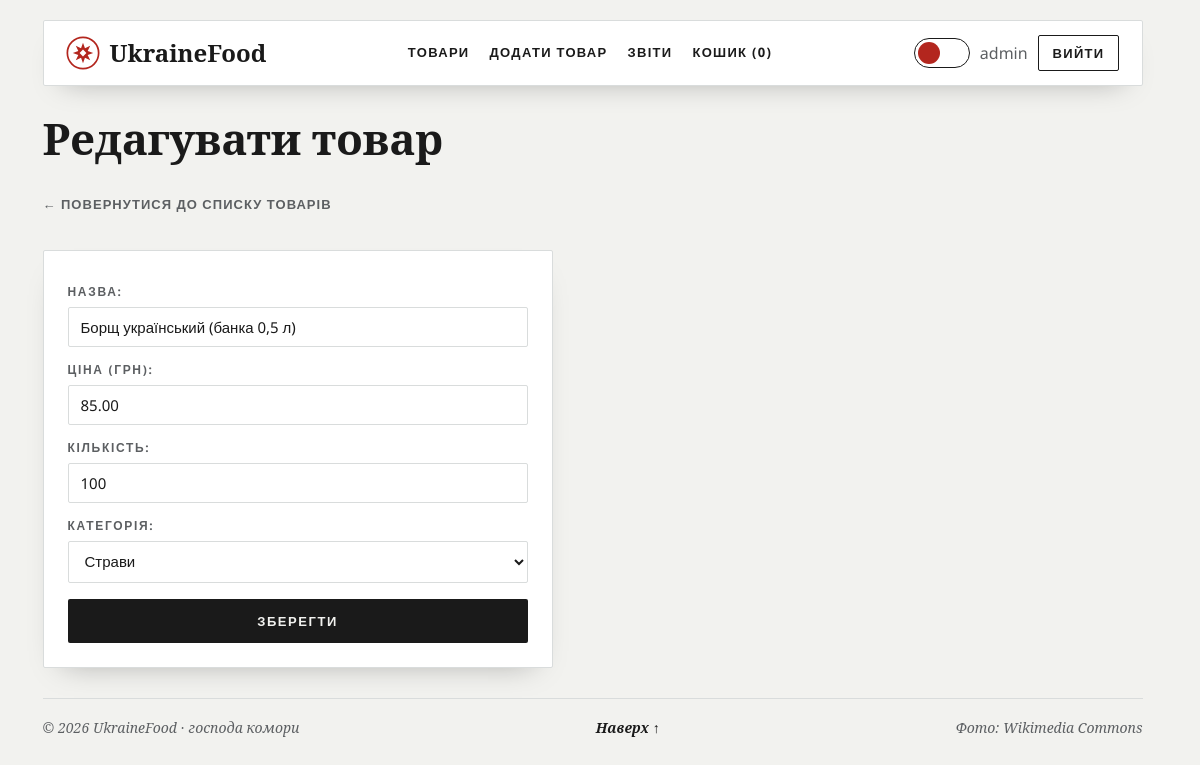
/edit.php?id=2 (signed in), run on the app's committed database.
### tables this page shows
CREATE TABLE
    products (
        id INT AUTO_INCREMENT PRIMARY KEY,
        name VARCHAR(255) NOT NULL,
        price DECIMAL(10, 2) NOT NULL,
        quantity INT NOT NULL DEFAULT 0,
        category_id INT NULL,
        image VARCHAR(255) NULL,
        CONSTRAINT fk_products_category FOREIGN KEY (category_id) REFERENCES category (id) ON DELETE SET NULL
    );

CREATE TABLE
    category (
        id INT AUTO_INCREMENT PRIMARY KEY,
        name VARCHAR(255) NOT NULL
    );

### edit.php (the view, shortened to what this page needs)
<?php
require_once 'db.php';
$id = filter_var($_GET['id'] ?? null, FILTER_VALIDATE_INT);
$product = false;
if ($id) {
    $productStmt = $pdo->prepare("SELECT name, price, quantity, category_id FROM products WHERE id = :id");
    $productStmt->execute([':id' => $id]);
    $product = $productStmt->fetch();
}
?>
<?php
$product['category_id'] = $product['category_id'] === null ? null : (int) $product['category_id'];
$categories = $pdo->query("SELECT id, name FROM category ORDER BY name")->fetchAll();
require 'header.php';
?>
<h1>Редагувати товар</h1>
<a href="index.php" class="back-link">← Повернутися до списку товарів</a>
<form method="post" action="edit.php?id=<?= (int) $id ?>" class="product-form">
    <label for="name">Назва:</label>
    <input type="text" id="name" name="name" maxlength="255" value="<?= htmlspecialchars((string) $product['name']) ?>" required>
    <label for="price">Ціна (грн):</label>
    <input type="number" id="price" name="price" step="0.01" min="0" value="<?= htmlspecialchars((string) $product['price']) ?>" required>
    <label for="quantity">Кількість:</label>
    <input type="number" id="quantity" name="quantity" step="1" min="0" value="<?= htmlspecialchars((string) $product['quantity']) ?>" required>
    <label for="category">Категорія:</label>
    <select id="category" name="category_id" required>
        <?php foreach ($categories as $category): ?>
            <option value="<?= (int) $category['id'] ?>" <?= (int) $category['id'] === $product['category_id'] ? 'selected' : '' ?>>
                <?= htmlspecialchars($category['name']) ?>
            </option>
        <?php endforeach; ?>
    </select>
    <input type="submit" value="Зберегти">
</form>
<?php require 'footer.php'; ?>

### styles.css (style rules this page uses)
:root { color-scheme: light dark; --main: light-dark(#1a1a1a, #e9e1cf); --main-dark: light-dark(#3a3a3a, #ffffff); --on-main: light-dark(#f2f2ef, #0b0b0c); --accent: light-dark(#b3261e, #d2203a); --main-soft: light-dark(#f7e7e5, #2a1b1b); --bg: light-dark(#f2f2ef, #0b0b0c); --card: light-dark(#ffffff, #151414); --text: light-dark(#1a1a1a, #ece5d7); --muted: light-dark(#5c5f62, #a0968a); --border: light-dark(#d9dcdc, #2b2825); --danger: light-dark(#b3261e, #f0566c); --success: var(--main); --shadow: 0 14px 30px -20px light-dark(rgba(0, 0, 0, 0.35), rgba(0, 0, 0, 0.9)); --shadow-hover: 0 18px 36px -18px light-dark(rgba(0, 0, 0, 0.4), rgba(0, 0, 0, 0.95)); --serif: "Noto Serif", Georgia, serif; --radius: 2px; --speed: 0.2s; }
html { scrollbar-gutter: stable; scroll-behavior: smooth; scroll-padding-top: 100px; }
body { font-family: "Noto Sans", Arial, sans-serif; background-color: var(--bg); color: var(--text); margin: 0 auto; max-width: 1100px; padding: 20px; line-height: 1.5; }
h1 { font-family: var(--serif); color: var(--text); font-size: 44px; line-height: 1.05; font-weight: 700; text-wrap: balance; letter-spacing: -0.5px; }
a { text-decoration: none; color: var(--text); font-weight: 600; transition: color var(--speed); }
input[type="text"], input[type="number"], input[type="password"], select { padding: 9px 12px; border: 1px solid var(--border); border-radius: var(--radius); font-size: 15px; font-family: inherit; color: var(--text); background-color: var(--card); transition: border-color var(--speed), box-shadow var(--speed); }
.product-form { display: flex; flex-direction: column; gap: 8px; max-width: 400px; margin-top: 15px; background-color: var(--card); padding: 24px; border-radius: var(--radius); box-shadow: var(--shadow); }
.product-form input[type="submit"] { background-color: var(--main); color: var(--on-main); border: none; padding: 10px 16px; border-radius: var(--radius); font-size: 15px; font-family: inherit; font-weight: 600; cursor: pointer; margin-top: 10px; transition: background-color var(--speed), transform var(--speed); }
.back-link { display: inline-block; margin-bottom: 20px; }
:root[data-theme="light"] { color-scheme: light; }
.back-link { display: inline-block; margin-bottom: 20px; font-size: 13px; font-weight: 700; letter-spacing: 0.08em; text-transform: uppercase; color: var(--muted); }
.product-form { border: 1px solid var(--border); gap: 6px; max-width: 460px; }
.product-form label { margin-top: 8px; font-size: 12px; font-weight: 700; letter-spacing: 0.14em; text-transform: uppercase; color: var(--muted); }
.product-form input[type="submit"] { font-size: 13px; font-weight: 700; letter-spacing: 0.12em; text-transform: uppercase; padding: 13px 16px; }

### data on the page
products: name "Борщ український (банка 0,5 л)", price "85.00", quantity "100", category_id "Страви"

### other printed values
array_sum($_SESSION['cart'] ?? []) "0"
$_SESSION['username'] "admin"
